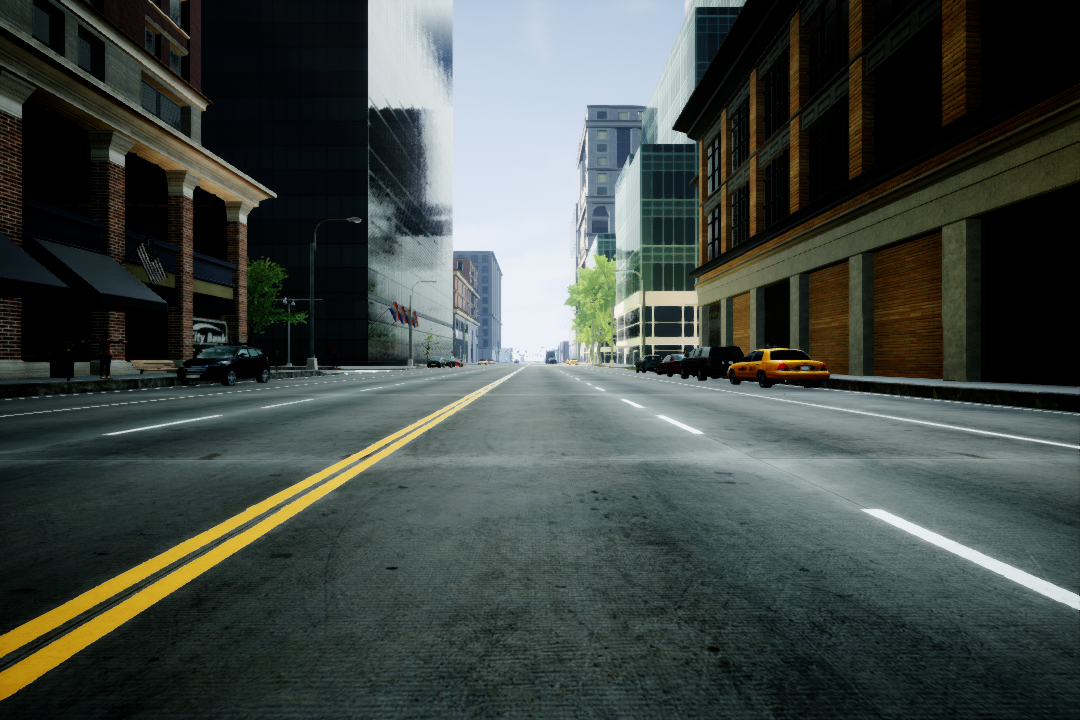
#> input picture test.png, 1080 x 720 px
$ python -i edge_detection.py   (imports and definitions only)   (older library calls are emulated)
#> lines starting #> are read from the running program, lines starting #| are printed output that depends on the picture
#> further down, picture is the input picture: shape (720, 1080, 3); mean B, G, R 69.4, 73.8, 66.2
"""
Credit: Addison Sears-Collins (https://automaticaddison.com)
"""

import cv2
import numpy as np

def bin_ones(array):
  return np.ones_like(array)

def bin_zeros(array):
  return np.zeros_like(array)

def binary_array(array, thresh, value=0):
  """
  Retorna um array 2D onde os pixels sao 0 ou 1
  """
  if value == 0:
    binary = bin_ones(array)

  else:
    binary = bin_zeros(array)
    value = 1

  binary[(array >= thresh[0]) & (array <= thresh[1])] = value
  return binary

def blur_gaussian(channel, ksize=3):
  """
  Filtro gaussiano para reduzir ruido e detalhes da imagem
  ksize = tamanho do kernel k x k
  """
  return cv2.GaussianBlur(channel, (ksize, ksize), 0)

def mag_thresh(image, sobel_kernel=3, thresh=(0, 255)):
  """
  Filtro sobel para detecção de bordas
  """
#> called with sobel_kernel = 3, thresh = (0, 255)
  # Get the magnitude of the edges that are vertically aligned on the image
  sobelx = np.absolute(sobel(image, orient='x', sobel_kernel=sobel_kernel))
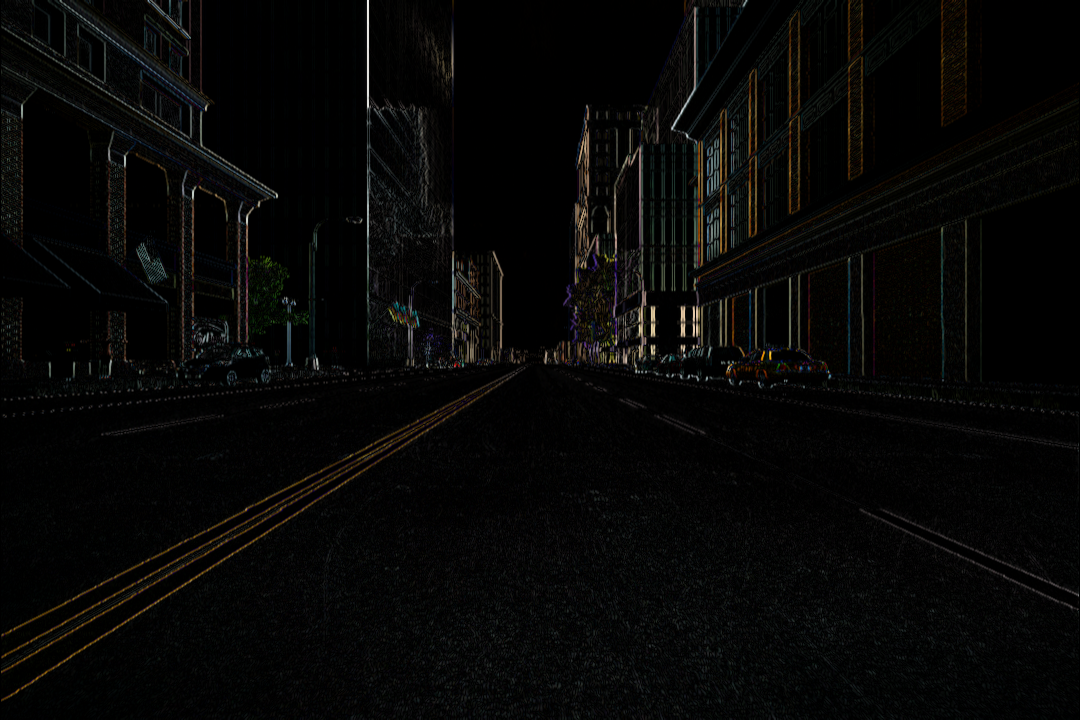
#> sobelx: shape (720, 1080, 3) float64; mean B, G, R 20.1, 22.9, 23.2; drawn with min black and max white

  # Get the magnitude of the edges that are horizontally aligned on the image
  sobely = np.absolute(sobel(image, orient='y', sobel_kernel=sobel_kernel))
#> call 2 of sobel, with orient = 'y', sobel_kernel = 3
#> in sobel (call 2), `sobel = cv2.Sobel(img_channel, cv2.CV_64F, 0, 1, sobel_kernel)`:
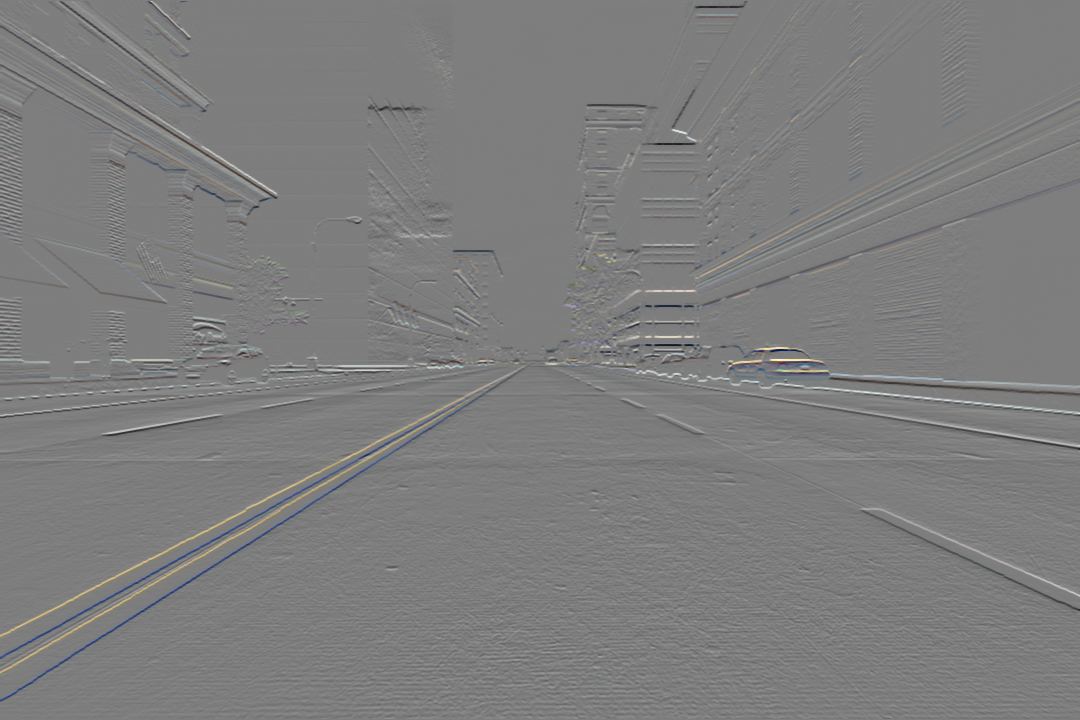
#> sobel: shape (720, 1080, 3) float64; mean B, G, R -0.6, -0.5, -0.6; drawn with min black and max white
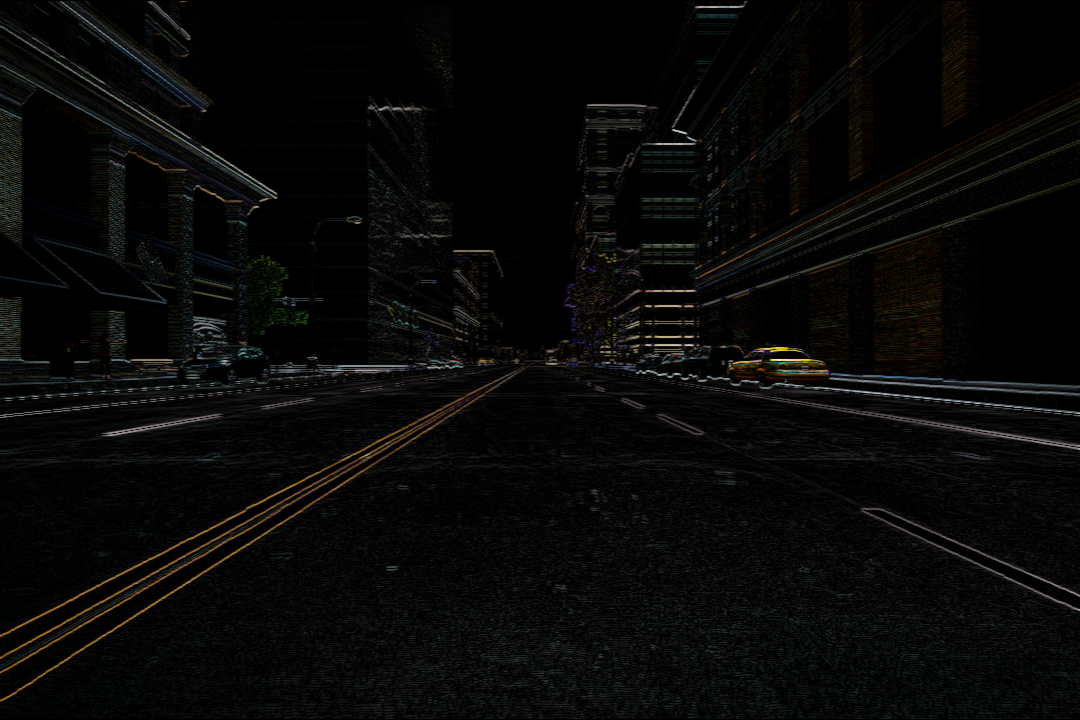
#> sobely: shape (720, 1080, 3) float64; mean B, G, R 28.8, 32.1, 31.8; drawn with min black and max white

  # Find areas that have the strongest pixel intensity changes in both the x and y directions.
  # These have the strongest gradients and represent potential lane lines
  # mag = n rows x n columns = n pixels from top to bottom x n pixels from left to right
  mag = np.sqrt(sobelx ** 2 + sobely ** 2)
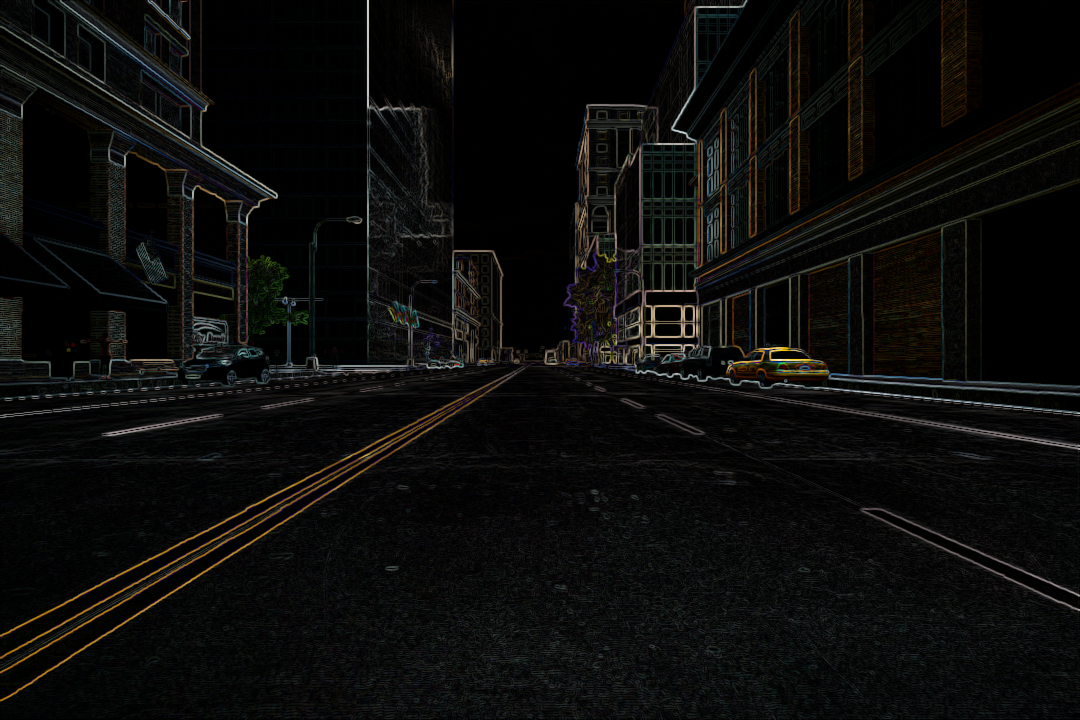
#> mag: shape (720, 1080, 3) float64; mean B, G, R 40.2, 45.1, 45; drawn with min black and max white
  # Return a 2D array that contains 0s and 1s
  return binary_array(mag, thresh)
#> in binary_array, `binary = bin_ones(array)`: binary: shape (720, 1080, 3) float64; every value is 1
#> in binary_array, `binary[(array >= thresh[0]) & (array <= thresh[1])] = value`:
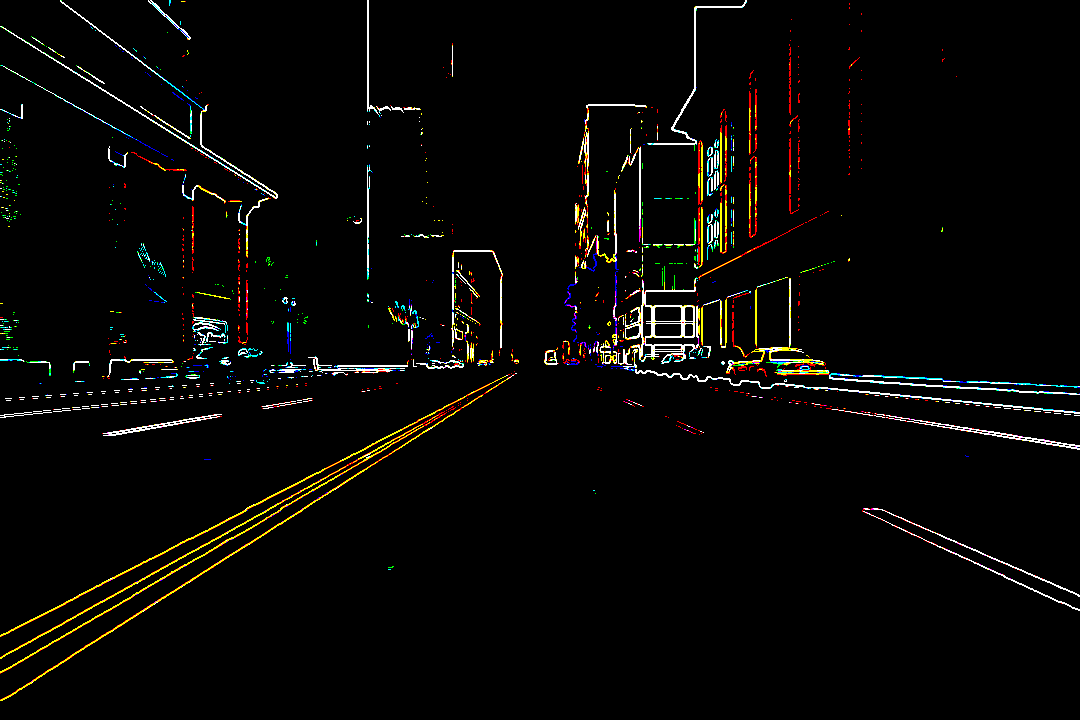
#> binary: shape (720, 1080, 3) float64; mean B, G, R 0.0207, 0.0282, 0.0311

def sobel(img_channel, orient='x', sobel_kernel=3):
  """
  Find edges that are aligned vertically and horizontally on the image
  orient: Across which axis of the image are we detecting edges
  """
  # cv2.Sobel(input image, data type, order of the derivative x, order of the derivative y, small matrix used to calculate the derivative)
  if orient == 'x':
    # Will detect differences in pixel intensities going from left to right on the image (edges that are vertically aligned)
    sobel = cv2.Sobel(img_channel, cv2.CV_64F, 1, 0, sobel_kernel)
  if orient == 'y':
    # Will detect differences in pixel intensities going from top to bottom on the image (edges that are horizontally aligned)
    sobel = cv2.Sobel(img_channel, cv2.CV_64F, 0, 1, sobel_kernel)
  return sobel

def threshold(channel, thresh=(128,255), thresh_type=cv2.THRESH_BINARY):
  #If pixel intensity is greater than thresh[0], make that value white (255), else set it to black (0)
  return cv2.threshold(channel, thresh[0], thresh[1], thresh_type)


>>> import cv2
>>> picture = cv2.imread('test.png')
>>> result = mag_thresh(picture)
